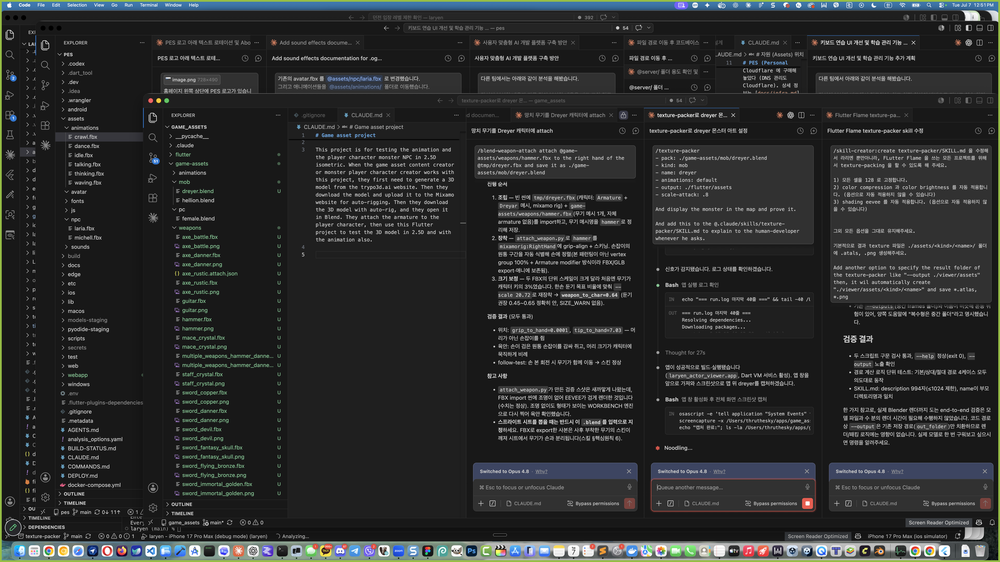
#> input picture tmp/proof1.png, 1000 x 562 px, shrunk from 5760 x 3240 before the run
$ python postprocess.py tmp/proof1.png
#> lines starting #> are read from the running program, lines starting #| are printed output that depends on the picture
#!/usr/bin/env python3
"""
packed atlas 페이지 PNG 후처리 — vivid(밝기·대비·채도) + 256색 컬러 압축(알파 보존).
sheet.py 의 compress_pages(q256) + vivid(color_level) 를 통합해 최종 atlas 에 in-place 적용.
🛑 in-place 라야 .atlas 의 페이지 basename 참조가 유지된다.

실행:  uv run --with pillow python3 postprocess.py <page.png> [<page2.png> ...] --vivid 5
"""
import sys, os
from PIL import Image, ImageEnhance

args = [a for a in sys.argv[1:]]
vivid = 5
if "--vivid" in args:
    i = args.index("--vivid")
    vivid = int(args[i + 1])
    del args[i:i + 2]
pages = args
k = (vivid - 1) / 8.0  # 0~1

# vivid 부스트 계수(5 → 중간).
BR = 1.0 + 0.15 * k   # 밝기
CO = 1.0 + 0.20 * k   # 대비
SA = 1.0 + 0.55 * k   # 채도

for p in pages:
    before = os.path.getsize(p)
    img = Image.open(p).convert("RGBA")
#> img is the input picture: PIL image 1000x562 RGBA; mean R, G, B, A 43.2, 44.9, 44.8, 255
    alpha = img.getchannel("A")
#> alpha: PIL image 1000x562 L; every value is 255
    rgb = img.convert("RGB")
    # vivid: 밝기 → 대비 → 채도.
    rgb = ImageEnhance.Brightness(rgb).enhance(BR)
    rgb = ImageEnhance.Contrast(rgb).enhance(CO)
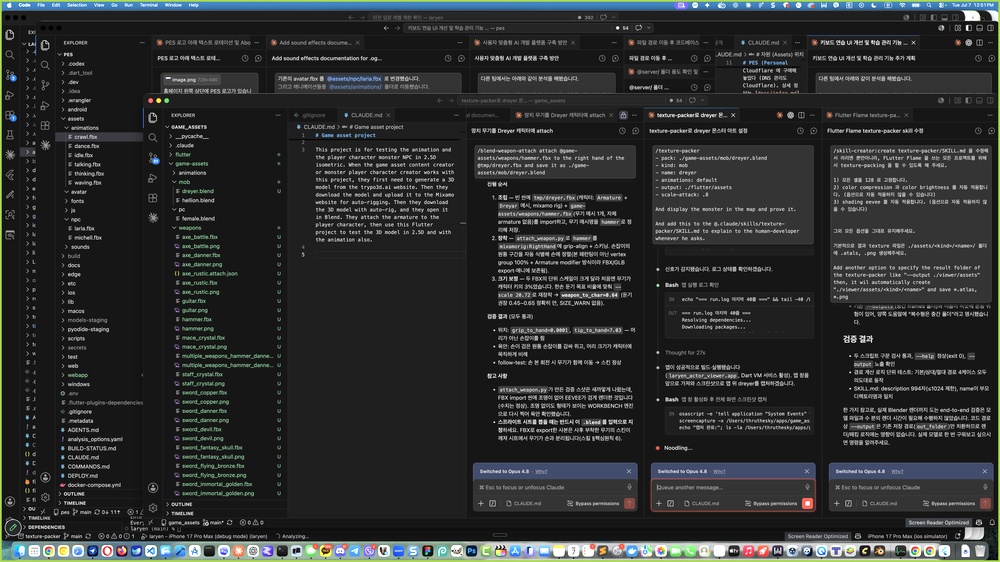
#> rgb: PIL image 1000x562 RGB; mean R, G, B 45, 47.1, 46.9
    rgb = ImageEnhance.Color(rgb).enhance(SA)
    # 256색 양자화(FASTOCTREE) — 색 종류를 줄여 PNG 압축률↑, 알파는 원본 유지.
    q = rgb.quantize(colors=256, method=Image.Quantize.FASTOCTREE, dither=Image.Dither.NONE)
    out = q.convert("RGBA")
    out.putalpha(alpha)
    out.save(p, "PNG", optimize=True)
    after = os.path.getsize(p)
    pct = 100 * (before - after) / before if before else 0
    print(f"  {os.path.basename(p)}: {before/1e6:.2f}MB → {after/1e6:.2f}MB "
          f"({pct:+.0f}%)  vivid={vivid}(br={BR:.2f} co={CO:.2f} sa={SA:.2f})")
